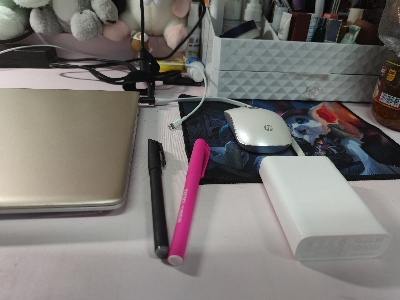
#> input picture TutorialPytorch-main/2.5 数据读取与预处理/2.5.1 图像读取与存储/desk.jpg, 400 x 300 px
$ jupyter execute '图像读取与存储.ipynb'
#> lines starting #> are read from the running program, lines starting #| are printed output that depends on the picture
[cell 1]
import PIL
from PIL import Image

# 读取本地图片
image = Image.open("desk.jpg")
#> image is the input picture: PIL image 400x300 RGB; mean R, G, B 122.9, 118.4, 115.5
print("image width ",image.width)
#| image width  400
print("image height", image.height)
#| image height 300

image = image.resize(size=(256, 256), resample=PIL.Image.NEAREST)
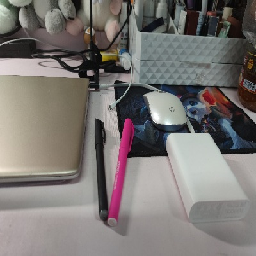
#> image: PIL image 256x256 RGB; mean R, G, B 122.9, 118.4, 115.5
print("image width ",image.width)
#| image width  256
print("image height", image.height)
#| image height 256

# 输出结果：
# image width  400
# image height 300
# image width  256
# image height 256

[cell 2]
import numpy as np

# 创建数值为[1, 2, 3,.., 255]的数组
line = np.linspace(0, 255, 256)
line = np.expand_dims(line, 0)
image = np.tile(line, (256, 1))
print("Image shape ", image.shape)
# 输出结果
# Image shape  (256, 256)

image = image.astype(np.uint8)
# 从numpy创建Image对象
image = Image.fromarray(image)
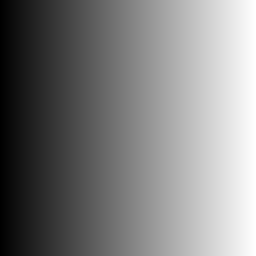
#> image: PIL image 256x256 L; min 0, max 255, mean 127.5
# 保存图片
image.save("gradual_light.jpg")

[cell 3]
import numpy as np
from PIL import Image
import matplotlib.pyplot as plt

image = Image.open("desk.jpg")
# 将图片转为数组类型
image = np.array(image)
plt.figure(figsize=(6, 5))

# 子图的行列数量
rows = 2
cols = 2

for i in range(rows * cols):
    # 创建子图
    plt.subplot(rows, cols, i + 1)
    # 设置子图的标题和内容
    plt.title("Figure " + str(i))
    plt.imshow(image)

# 指定保存的名称和分辨率
plt.savefig("9_desks.jpg", dpi=500, bbox_inches='tight')
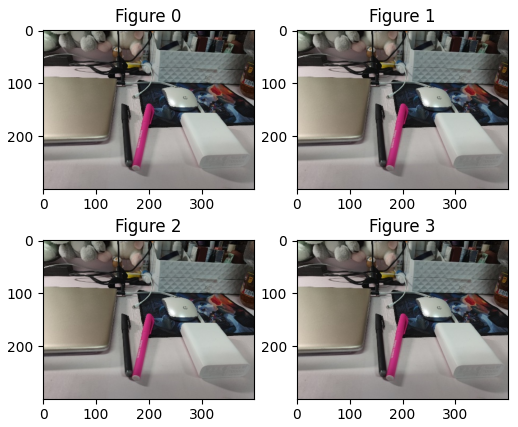
#> figure drawn by matplotlib, 4 panels
plt.show()

$ run again, with TutorialPytorch-main/2.5 数据读取与预处理/2.5.1 图像读取与存储/tree.jpg copied over TutorialPytorch-main/2.5 数据读取与预处理/2.5.1 图像读取与存储/desk.jpg
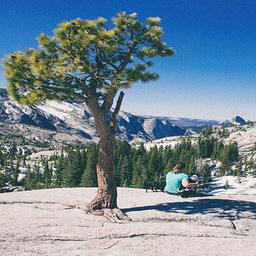
#> input picture TutorialPytorch-main/2.5 数据读取与预处理/2.5.1 图像读取与存储/tree.jpg, 256 x 256 px
#> image is the input picture: PIL image 256x256 RGB; mean R, G, B 115.9, 136.3, 150
#| image width  256
#| image height 256
#| image width  256
#| image height 256
#> image: PIL image 256x256 L
#> `plt.savefig("9_desks.jpg", dpi=500, bbox_inches='tight')`:
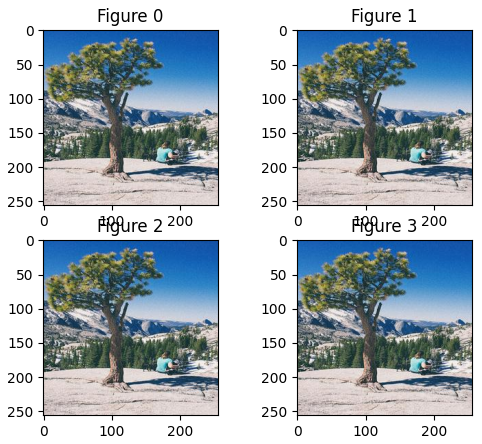
#> figure drawn by matplotlib, 4 panels
